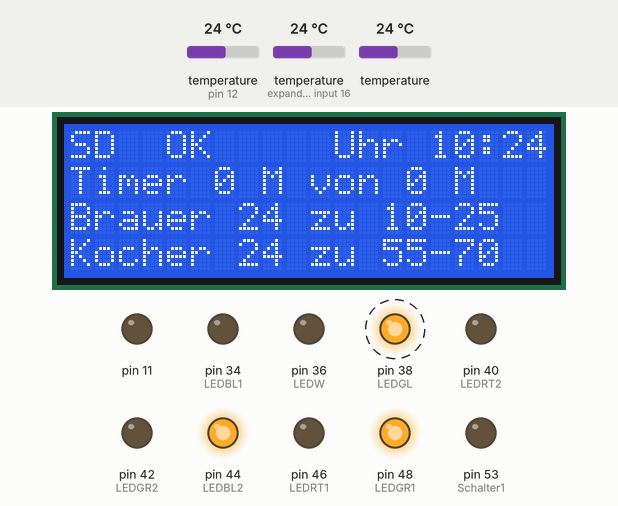
Simulated run of this sketch. Board: Arduino Mega 2560, built with avr-gcc and run on an emulated ATmega2560. Parts: 20×4 character LCD, output pins drawn as LEDs (lit = HIGH). Dashed ring = blinking. Inputs (shaded band) come from the test bench; at power-on: temperature (sensors on pin 12, expander input 16) 24 °C, temperature 24 °C. The local clock reads 2024-03-15 10:24:30 at power-on unless the sketch sets it; storage starts empty; what the sketch prints to the serial monitor is not drawn.

Above: at 6.61 s.
7.3 s: temperature (sensor on pin 12) set to 25.1 °C
At 8.9 s:
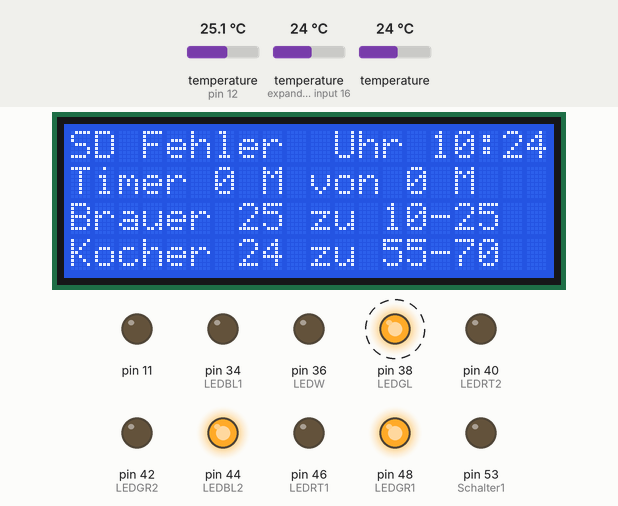
10.3 s: temperature (sensor on pin 12) set to 26.2 °C
At 11.16 s:
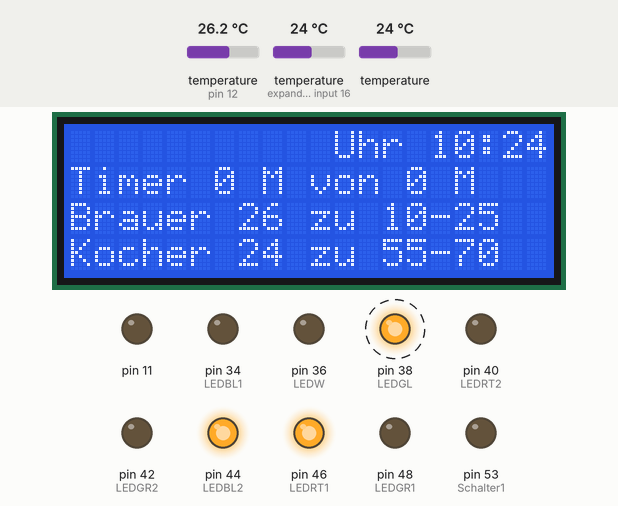
13.3 s: temperature (sensor on pin 12) set to 7 °C
At 14.9 s:
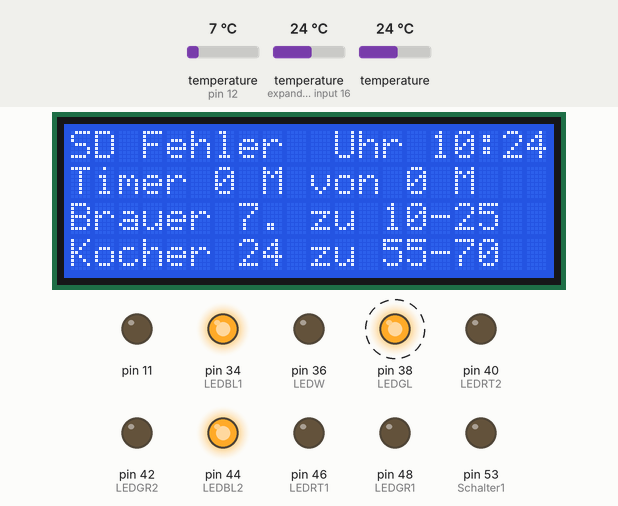
15.8 s: temperature (sensor on expander input 16) set to 12 °C
At 17.13 s:
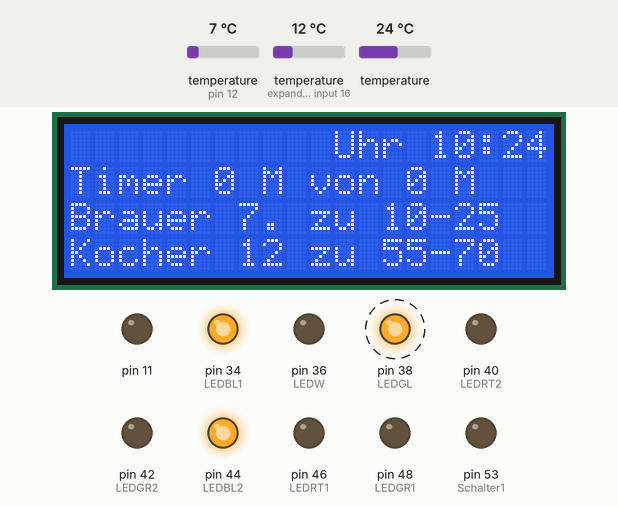
17.7 s: temperature (sensor on pin 12) set to 9.1 °C
At 19.4 s:
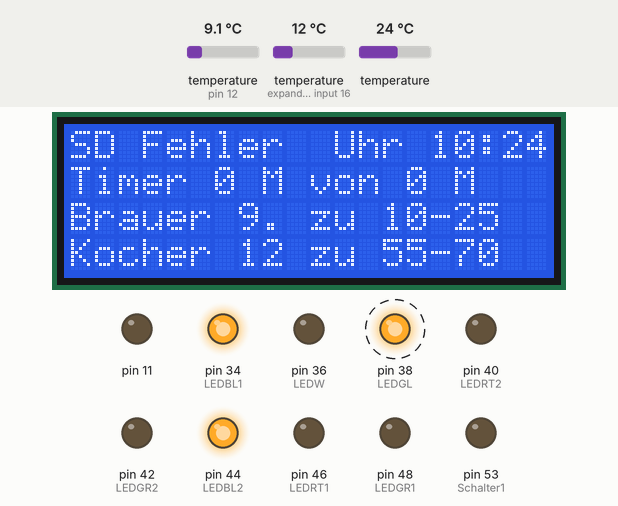
19.6 s: temperature (sensor on pin 12) set to 10.4 °C
At 31.6 s:
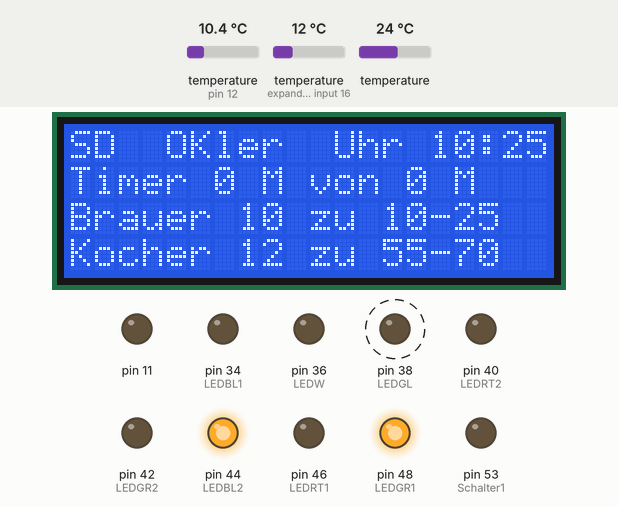
Timing chart, 0 to 31.9 s (numbered marks = the images above; inputs shaded):
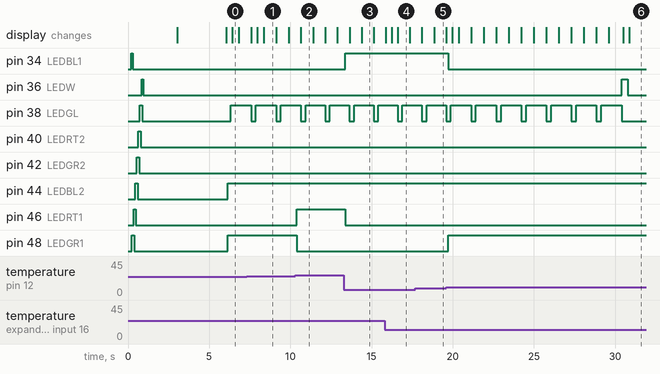

Measured:
- the behaviour switches between 25.4 and 25.5 °C on temperature (sensor on pin 12) (found by bisection; images 1 and 2)
- the behaviour switches between 9.9 and 10 °C on temperature (sensor on pin 12) (found by bisection; images 5 and 6)
- after the input at 7.3 s, the display: first differs from a run without the input after 0.65 s (image 1 shows a later state)
- after the input at 10.3 s, pin 46 (LEDRT1): LOW → HIGH after 0.09 s; pin 48 (LEDGR1): HIGH → LOW after 0.09 s; the display: changes after 0.35 s (image 2)
- after the input at 13.3 s, pin 34 (LEDBL1): LOW → HIGH after 0.08 s; pin 46 (LEDRT1): HIGH → LOW after 0.08 s; the display: first changes after 0.34 s (image 3 shows a later state)
- after the input at 15.8 s, the display: first differs from a run without the input after 0.44 s (image 4 shows a later state)
- after the input at 17.7 s, the display: changes after 0.39 s (image 5)
- after the input at 19.6 s, pin 34 (LEDBL1): HIGH → LOW after 0.11 s; pin 48 (LEDGR1): LOW → HIGH after 0.11 s

The sketch:

Verbrauchs_Materieal.ino
```cpp
/* Schalterabfrage anzeigen in LCD
lcd.setCursor(1, 0); //Start at character 2 on line 0
lcd.print(Schalter1St);
lcd.print(Schalter2St);
lcd.print(Schalter3St);
lcd.print(Schalter4St);
lcd.print(Schalter5St);
lcd.print(Schalter6St);
lcd.print(Schalter7St);
lcd.print(Schalter8St);
lcd.print(Schalter9St);
lcd.print(Schalter10St);
*/
//Schalter1St = digitalRead(Schalter1);
//Schalter2St = digitalRead(Schalter2);
//Schalter3St = digitalRead(Schalter3);
//Schalter4St = digitalRead(Schalter4);
//Schalter5St = digitalRead(Schalter5);
//Schalter6St = digitalRead(Schalter6);
//Schalter7St = digitalRead(Schalter7);
//Schalter8St = digitalRead(Schalter8);
//Schalter9St = digitalRead(Schalter9);
//Schalter10St = digitalRead(Schalter10);

//ATC App
  //Daten An die Senden
    // Serial1.println("<Alrm00"); Handy gibt Arlarm
    // Serial1.println("<Imgs02:1"); Bild Nr 2 wird geändert
    // Serial.println("<TtoS00:Hello world"); Handy gibt Sprachbefehl über Text to Sprache
    // Serial.println("<Butn05:1")  Knopf bekomt andere Stellung
    // Serial.println (("<Text00:Temp1: " + sSample); ) Text eines Textfeldes wird geändern}


////Blauzahnausgabe
//Serial1.println("------------------------------------------------------------");
//phasennameBT();
//Serial1.print("es ist  ");
//Serial1.print(rtc.getTimeStr());
//Serial1.println(" Uhr");
////Zeile
//Serial1.print("Ziel Brautopf  ");
//Serial1.print(BTemplow)               ;
//Serial1.print(" C - ")                ;
//Serial1.print(BTempHigh);
//Serial1.print(" C Aktuelle  ")     ;
//Serial1.print(sensors.getTempCByIndex(0))                ;   //Platzhalter für Wert
//Serial1.println(" C")                 ;
//// Zeile
//Serial1.print("Ziel Kocher     ");
//Serial1.print(WTemplow)               ;
//Serial1.print(" C - ")                ;
//Serial1.print(WTempHigh)              ;
//Serial1.print(" C Aktuelle  ")     ;
//Serial1.print(sensors.getTempCByIndex(1))  ;
//Serial1.println(" C")                 ;
//// Zeile
//Serial1.print("Zeit seit Einschalten  ");
//Serial1.print(gesamtzeit) ;
//if (zeittimer1 > 0){
//Serial1.print(" Min,Timer 1= ");
//Serial1.print (zeittimer1)              ;
//Serial1.println(" Min")                  ;}
//else {
//Serial1.println(" Min ");}
//// Zeile
//Serial1.print("Zeit Seit Beginn Phase ");
//Serial1.print(gesamtzeit-starttimer)    ;
//if (zeittimer2 > 0){
//Serial1.print(" Min,Timer 2= ");
//Serial1.print (zeittimer2)              ;
//Serial1.println(" Min")                  ;}
//else {
//Serial1.println(" Min ");}
//// Zeile
//Serial1.print(" Aktuelle Temp Sensor 3 ")     ;
//Serial1.print(sensors.getTempCByIndex(2))  ;
//Serial1.println(" C")                 ;
//if (akLiter > 0){
//  Serial1.print("Füllmenge ")     ;
//Serial1.print(akLiter)  ;
//Serial1.println(" L") ; }
//if (akStammwuerze > 0){
//  Serial1.print("Stammwuerze ") ;
//Serial1.print(akLiter)  ;
//Serial1.println(" grad");}
   //ende Blauzahn senden

   //  if (Bittimer == 1) { //  der für die Minuten zählung da ist
//
//    if (second() == Sekundetimer + 1) {
//      Bittimer = 0;
//      digitalWrite(LEDW, LOW);
//    }
//    if (second() == 59) {
//      if (second() == 1) {
//        Bittimer = 0;
//        digitalWrite(LEDW, LOW);
//      }
//    }
//  }
//  //timer ene


  // call sensors.requestTemperatures() to issue a global temperature
  // request to all devices on the bus
  //  Serial.print("Requesting temperatures...");
  //  sensors.requestTemperatures(); // Send the command to get temperatures
  //  Serial.println("DONE");
//  if (operationB > 0) {
//
//    if (second() ==  24 || second() ==  54 )Temperaturen();
//    if (second() ==  18 || second() ==  48 )LiterStammwuertze ();
//    if (second() ==  12 || second() ==  42 )Raumuhr();
//    if (second() ==  06 || second() ==  36 )Schaltzeit();
//    if (second() ==  00 || second() ==  30 )PhaseBesttemp();  }


//void phasennameCOM() {
//  switch (operation0 + operation1 + operation2 + operation3 + operation4 + operation5 + operation6 + operation7 + operation8 + operation9 + operation10) {
//    case 1:    Serial.print("Einmaischen          ");    break;
//    case 2:    Serial.print("Eiweisrast           ");    break;
//    case 3:    Serial.print("Maltoserast          ");    break;
//    case 4:    Serial.print("Verzuckerungsrast    ");    break;
//    case 5:    Serial.print("Laeutern/Ausschwänzen");    break;
//    case 6:    Serial.print("Würzekochen          ");    break;
//    case 7:    Serial.print("Würzekühlen          ");    break;
//    case 8:    Serial.print("Vergehrung           ");    break;
//    case 9:    Serial.print("Abfüllen             ");    break;
//    case 10:   Serial.print("Lagern               ");    break;
//    default:   Serial.print("Start                ");    break;
```

ViodBrauomat.ino
```cpp
//Funktion die  Festlegt das Die LED bei Bestimmten Temperaturen arbeiten
// Blau zu Kalt ,Grün richtg , Rot zu Warm
void LEDTEMP() {
  if ( (Brautopftemp >= BTemplow) && (Brautopftemp <= BTempHigh) ) {
    digitalWrite(LEDGR1, HIGH);
    Serial1.println("<Imgs15:1");
    if (timer == 0){
    starttimer = gesamtzeit ;     //Timer Setzen
    Serial1.println("<Butn01:1"); // Knopf bekomt andere Stellung
    if (zeittimer1 > 0) timer=1;
    if  (zeittimer2 > 0 )  timer=2;
    }}
  else  digitalWrite(LEDGR1, LOW);
  if (  Brautopftemp < BTemplow ) {
    digitalWrite(LEDBL1, HIGH);
    Serial1.println("<Imgs15:1");
  }
  else   digitalWrite(LEDBL1, LOW);
  if (  Brautopftemp > BTempHigh ) {
    digitalWrite(LEDRT1, HIGH);
    Serial1.println("<Imgs15:1");
  }
  else  digitalWrite(LEDRT1, LOW);

  if ( (Wasserkochertemp >= WTemplow) && (Wasserkochertemp <= WTempHigh) ) {
    digitalWrite(LEDGR2, HIGH);
    Serial1.println("<Imgs17:1");
  }
  else  digitalWrite(LEDGR2, LOW);
  if (  Wasserkochertemp < WTemplow ) {
    digitalWrite(LEDBL2, HIGH);
    Serial1.println("<Imgs17:0");
  }
  else digitalWrite(LEDBL2, LOW);
  if (  Wasserkochertemp > WTempHigh ) {
    digitalWrite(LEDRT2, HIGH);
    Serial1.println("<Imgs17:2");
  }
  else digitalWrite(LEDRT2, LOW);
}

// Läst einfach alle LED mal durch blinken
void LEDTEST() {
  digitalWrite(LEDBL1, HIGH);
  delay(50);
  digitalWrite(LEDGR1, HIGH);
  delay(50);
  digitalWrite(LEDBL1, LOW);
  delay(50);
  digitalWrite(LEDRT1, HIGH);
  delay(50);
  digitalWrite(LEDGR1, LOW);
  delay(50);
  digitalWrite(LEDBL2, HIGH);
  delay(50);
  digitalWrite(LEDRT1, LOW);
  delay(50);
  digitalWrite(LEDGR2, HIGH);
  delay(50);
  digitalWrite(LEDBL2, LOW);
  delay(50);
  digitalWrite(LEDRT2, HIGH);
  delay(50);
  digitalWrite(LEDGR2, LOW);
  delay(50);
  digitalWrite(LEDGL, HIGH);
  delay(50);
  digitalWrite(LEDRT2, LOW);
  delay(50);
  digitalWrite(LEDW, HIGH);
  delay(50);
  digitalWrite(LEDGL, LOW);
  delay(50);
  digitalWrite(LEDW, LOW);
}


//  }
//}

void phasenname () {
  switch (operationB) {
    case 1:    SPhasename =  ("Einmaischen");    break;
    case 2:    SPhasename =  ("Eiweisrast");    break;
    case 3:    SPhasename =  ("Maltoserast");    break;
    case 4:    SPhasename =  ("Verzuckerung");    break;
    case 5:    SPhasename =  ("Laeutern");    break;
    case 6:    SPhasename =  ("Kochen");    break;
    case 7:    SPhasename =  ("Kuehlung");    break;
    case 8:    SPhasename =  ("Vergehrung");    break;
    case 9:    SPhasename =  ("Abfuellen");    break;
    case 10:   SPhasename =  ("Lagerung");    break;
    default:   SPhasename =  ("Start");    break;
  }
}
// }
//LCD Display
void Raumuhr()   {// LCD Uhr und Raumtemperatur
  lcd.setCursor(0, 0);
  lcd.print("Uhrzeit ");
  lcd.print(hour());
  lcd.print(":");
  lcd.print(minute());
  lcd.print("      ");
  lcd.setCursor(0, 1);
  lcd.print("Raum Temp  ");
  lcd.print(RTC.temperature());
}
void Schaltzeit() { // LCD Zeit seit Anfang des Schalten
  lcd.setCursor(0, 0);
  lcd.print("Zeit seit Beginn ");
  lcd.setCursor(0, 1);
  lcd.print(gesamtzeit - starttimer);
  lcd.print(" Minuten         ");
}
void PhaseBesttemp() {
  lcd.setCursor(0, 0);
  lcd.print(SPhasename+"     ");
  lcd.setCursor(0, 1);
  lcd.print("Temp Best");
  lcd.print(BTemplow);
  lcd.print("-");
  lcd.print(BTempHigh);
  lcd.print("c   ");
}
void  Temperaturen() {
  lcd.setCursor(0, 0);
  lcd.print(Brautopftemp);
  lcd.print("C BrauTemp    ");
  lcd.setCursor(0, 1);
  lcd.print(Wasserkochertemp);
  lcd.print(" C KocherTemp  ");
}
void  LiterStammwuertze () {
  lcd.setCursor(0, 0);
  lcd.print(akLiter);
  lcd.print(" Liter         ");

  lcd.setCursor(0, 1);
  lcd.print(akStammwuerze);
  lcd.print(" Stammwuertze  ");
}


//Voids für die Temperatur sensoren
void printTemperature(DeviceAddress deviceAddress) {
  // method 1 - slower
  //Serial.print("Temp C: ");
  //Serial.print(sensors.getTempC(deviceAddress));
  //Serial.print(" Temp F: ");
  //Serial.print(sensors.getTempF(deviceAddress)); // Makes a second call to getTempC and then converts to Fahrenheit

  // method 2 - faster
  float tempC = sensors.getTempC(deviceAddress);
  Serial.print("Temp C: ");
  Serial.print(tempC);
  //  Serial.print(" Temp F: ");
  //  Serial.print(DallasTemperature::toFahrenheit(tempC)); // Converts tempC to Fahrenheit
}
void printAddress(DeviceAddress deviceAddress) {
  for (uint8_t i = 0; i < 8; i++)
  { if (deviceAddress[i] < 16) Serial.print("0");
    Serial.print(deviceAddress[i], HEX);
  }
}

void NextPhase() {
  operationB=operationB+1;
  phasenname ();
  lcd.clear();
  lcd.setCursor(0, 0);
  lcd.print(SPhasename);
  lcd.setCursor(0, 1);
  lcd.print("Beginnt        ");

  Serial1.println("<TtoS01:"+SPhasename+" hat begonnen ");
  LEDTEST();
  timer =0;
  Timerstat ='B' ;
}
void LastPhase(){
   ZuruckBIT = ZuruckBIT + 1;
      Serial.print (ZuruckBIT);
      if  (ZuruckBIT == 30 ) {
        operationA = operationA-1;
        operationB = operationB-2;
        lcd.setCursor(0, 0);
        phasenname ();
        lcd.print("Eins zurück bitte ");
        Serial.print ("Eins Phase zurück bitte   ");
        Serial1.println("<TtoS01:System wurde zurück gesetzt");
      }  }
void digitalClockDisplay(void)
{
    // digital clock display of the time
    Serial.print(hour());
    printDigits(minute());
    printDigits(second());
    Serial.print(' ');
    Serial.print(day());
    Serial.print(' ');
    Serial.print(month());
    Serial.print(' ');
    Serial.print(year());
    Serial.println();
}

void printDigits(int digits)
{
    // utility function for digital clock display: prints preceding colon and leading 0
    Serial.print(':');
    if(digits < 10)
        Serial.print('0');
    Serial.print(digits);
}
```

Source omitted: BrauOmat2016.3.ino (22606 bytes)
